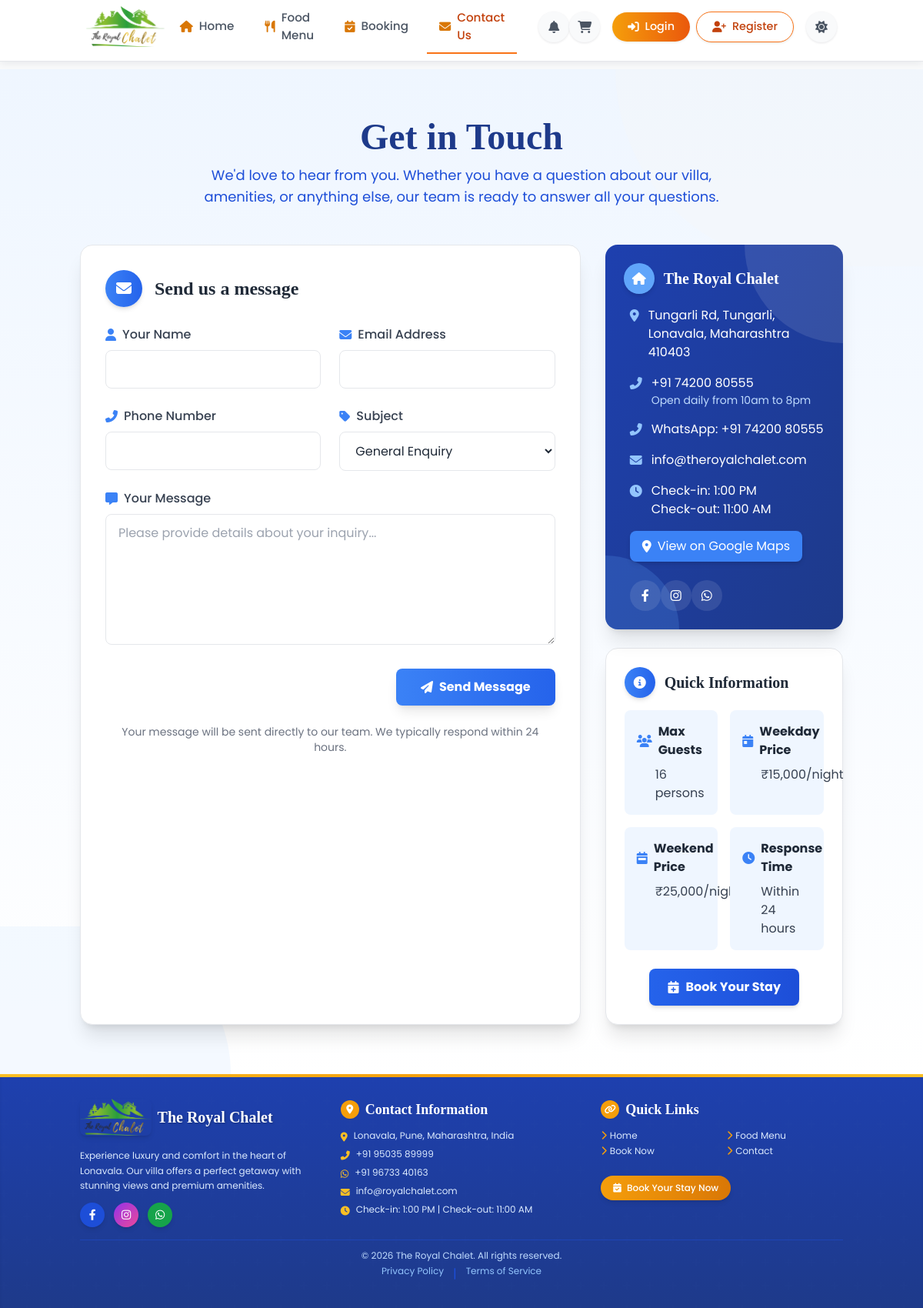
/contact, run on an earlier commit of the app's database.
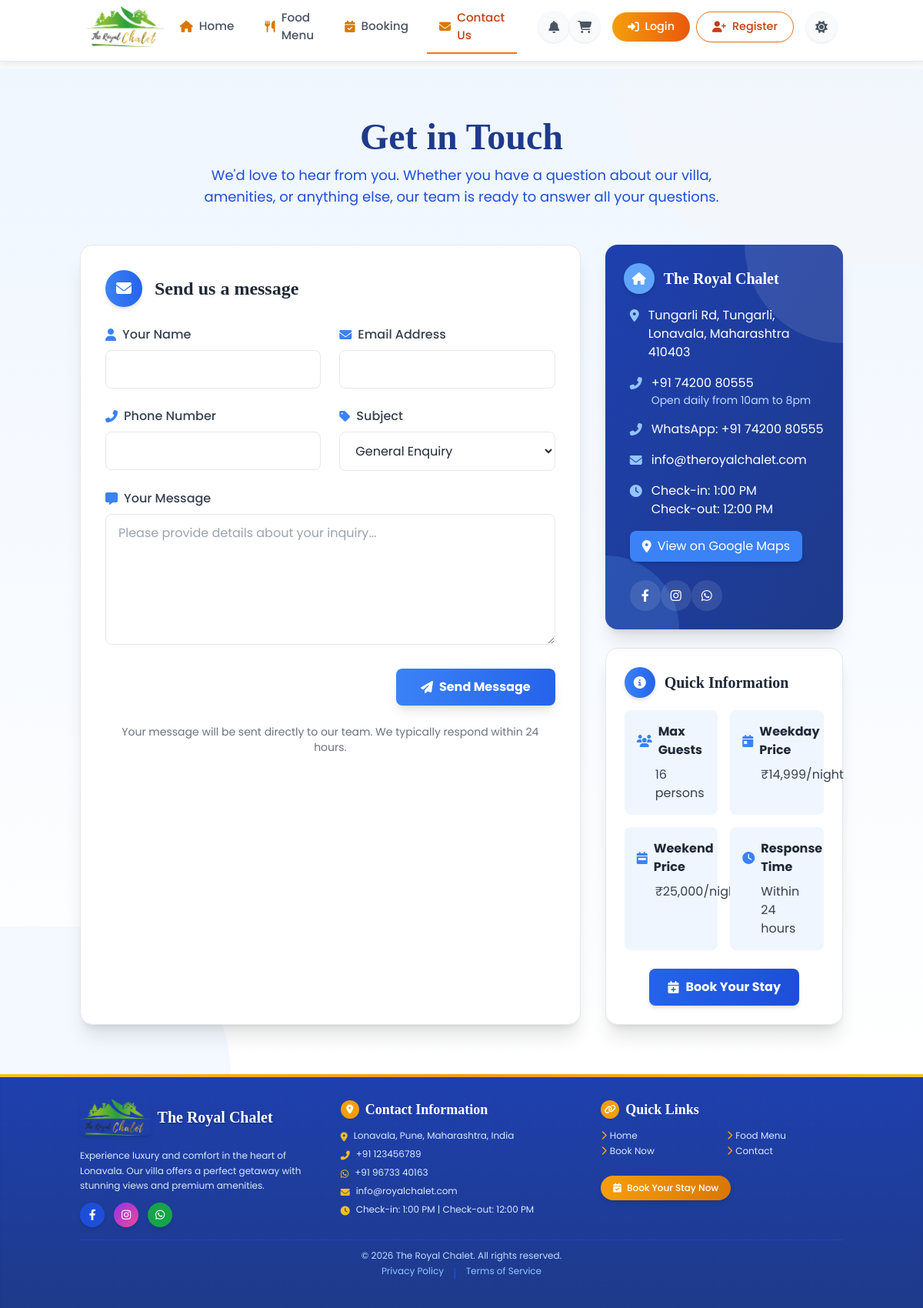
And on a later commit of the database.
### models.py (models this page shows)
class VillaSettings(db.Model):
    id = db.Column(db.Integer, primary_key=True)
    setting_key = db.Column(db.String(100), unique=True, nullable=False)
    setting_value = db.Column(db.Text, nullable=False)
    description = db.Column(db.String(200))
    updated_at = db.Column(db.DateTime, default=lambda: datetime.now(timezone.utc), onupdate=lambda: datetime.now(timezone.utc))

### app.py (the view, shortened to what this page needs)
@app.route('/contact', methods=['GET', 'POST'])
def contact():
    return render_template('contact.html')

### app.py (called while the page is built)
@app.context_processor
def inject_now():
    return {'now': datetime.now()}

@app.template_filter('format_number')
def format_number(value):
    try:
        locale.setlocale(locale.LC_ALL, 'en_IN')
        return locale.format_string("%d", int(value), grouping=True)
    except (ValueError, locale.Error):
        return "{:,}".format(int(value))
    finally:
        locale.setlocale(locale.LC_ALL, '')

@app.template_filter('format_time')
def format_time(value):
    try:
        if ':' in value:
            hours, minutes = map(int, value.split(':'))
            period = 'AM' if hours < 12 else 'PM'
            hours = hours % 12
            if hours == 0:
                hours = 12
            return f"{hours}:{minutes:02d} {period}"
        return value
    except (ValueError, AttributeError):
        return value

@app.context_processor
def inject_settings():
    settings = {}
    try:
        for setting in VillaSettings.query.all():
            settings[setting.setting_key] = setting.setting_value
    except:
        pass
    return {'villa_settings': settings}

### templates/contact.html (shortened to what the changed rows need)
{% extends 'base.html' %}
{% block content %}
<div class="relative bg-gradient-to-b from-blue-50 to-white py-16">
  <div class="container mx-auto px-4 relative z-10">
    <div class="text-center mb-12">
      <h1 class="text-4xl md:text-5xl font-extrabold text-blue-900 mb-3" style="font-family: 'Playfair Display', serif;">Get in Touch</h1>
    </div>
    <div class="grid grid-cols-1 lg:grid-cols-3 gap-8 max-w-6xl mx-auto">
      <div class="lg:col-span-2 bg-white rounded-2xl shadow-xl p-8 border border-gray-200 transform transition-all duration-300 hover:shadow-2xl">
        <div class="flex items-center mb-6">
          <h2 class="text-2xl font-bold text-gray-800" style="font-family: 'Playfair Display', serif;">Send us a message</h2>
        </div>
      </div>
      <div class="space-y-6">
        <div class="bg-gradient-to-br from-blue-800 to-blue-900 rounded-2xl shadow-xl p-6 text-white relative overflow-hidden">
          <div class="relative z-10">
            <div class="flex items-center mb-4">
              <h2 class="text-xl font-bold" style="font-family: 'Playfair Display', serif;">The Royal Chalet</h2>
            </div>
            <div class="space-y-4 pl-2">
              <div class="flex items-start">
                <div>
                  <p>Check-in: {{ villa_settings.get('check_in_time', '14:00') | format_time }}</p>
                  <p>Check-out: {{ villa_settings.get('check_out_time', '11:00') | format_time }}</p>
                </div>
              </div>
            </div>
          </div>
        </div>
        <div class="bg-white rounded-2xl shadow-xl p-6 border border-gray-200">
          <div class="flex items-center mb-4">
            <h2 class="text-xl font-bold text-gray-800" style="font-family: 'Playfair Display', serif;">Quick Information</h2>
          </div>
          <div class="grid grid-cols-2 gap-4">
            <div class="bg-blue-50 p-4 rounded-lg">
              <div class="flex items-center mb-2">
                <i class="fas fa-calendar-day text-blue-500 mr-2"></i>
                <p class="font-bold text-gray-800">Weekday Price</p>
              </div>
              <p class="text-gray-700 pl-6">₹{{ villa_settings.get('weekday_price', '10000') | int | format_number }}/night</p>
            </div>
          </div>
        </div>
      </div>
    </div>
  </div>
</div>
{% endblock %}

### templates/base.html (shortened to what the changed rows need)
<!DOCTYPE html>
<html lang="en">
<head>
    <script src="https://cdn.tailwindcss.com"></script>
    <link rel="stylesheet" href="{{ url_for('static', filename='css/styles.min.css') }}">
    <link rel="stylesheet" href="https://unpkg.com/aos@2.3.1/dist/aos.css" />
    <link rel="stylesheet" href="https://cdnjs.cloudflare.com/ajax/libs/font-awesome/6.4.0/css/all.min.css">
</head>
<body class="bg-gray-50 dark:bg-gray-900 text-gray-800 dark:text-gray-200 min-h-screen flex flex-col transition-colors duration-300">
                {% set unread_count = current_user.notifications|selectattr('is_read', 'equalto', false)|list|length if current_user.is_authenticated else 0 %}
                {% set unread_count = current_user.notifications|selectattr('is_read', 'equalto', false)|list|length if current_user.is_authenticated else 0 %}
    <div class="content-wrapper">
    <main class="flex-grow pb-20 md:pb-0">
      {% block content %}{% endblock %}
    </main>
    <footer class="bg-gradient-to-b from-blue-800 to-blue-900 dark:from-gray-800 dark:to-gray-900 text-white py-8 shadow-inner transition-colors duration-300 relative overflow-hidden">
      <div class="container mx-auto px-4 relative z-10">
        <div class="grid grid-cols-1 md:grid-cols-3 gap-6">
          <div class="flex flex-col items-center md:items-start">
            <div class="space-y-2 text-xs">
              <p class="text-blue-100 dark:text-gray-300 flex items-start">
                <i class="fas fa-phone-alt text-amber-400 mr-2 mt-1"></i>
                <span>{{ villa_settings.get('contact_phone', '+91 7420080555') }}</span>
              </p>
              <p class="text-blue-100 dark:text-gray-300 flex items-start">
                <i class="fas fa-clock text-amber-400 mr-2 mt-1"></i>
                <span>Check-in: {{ villa_settings.get('check_in_time', '14:00') | format_time }} | Check-out: {{ villa_settings.get('check_out_time', '11:00') | format_time }}</span>
              </p>
            </div>
          </div>
        </div>
      </div>
    </footer>
    </div>
</body>
</html>

What changed in the data, as far as the page shows it:
changed VillaSettings (number 2 of 9 on the later page): get "11:00 AM" → "12:00 PM"
changed VillaSettings (number 4 of 9 on the later page): get "15,000" → "14,999"
changed VillaSettings (number 7 of 9 on the later page): get "+91 95035 89999" → "+91 123456789"
